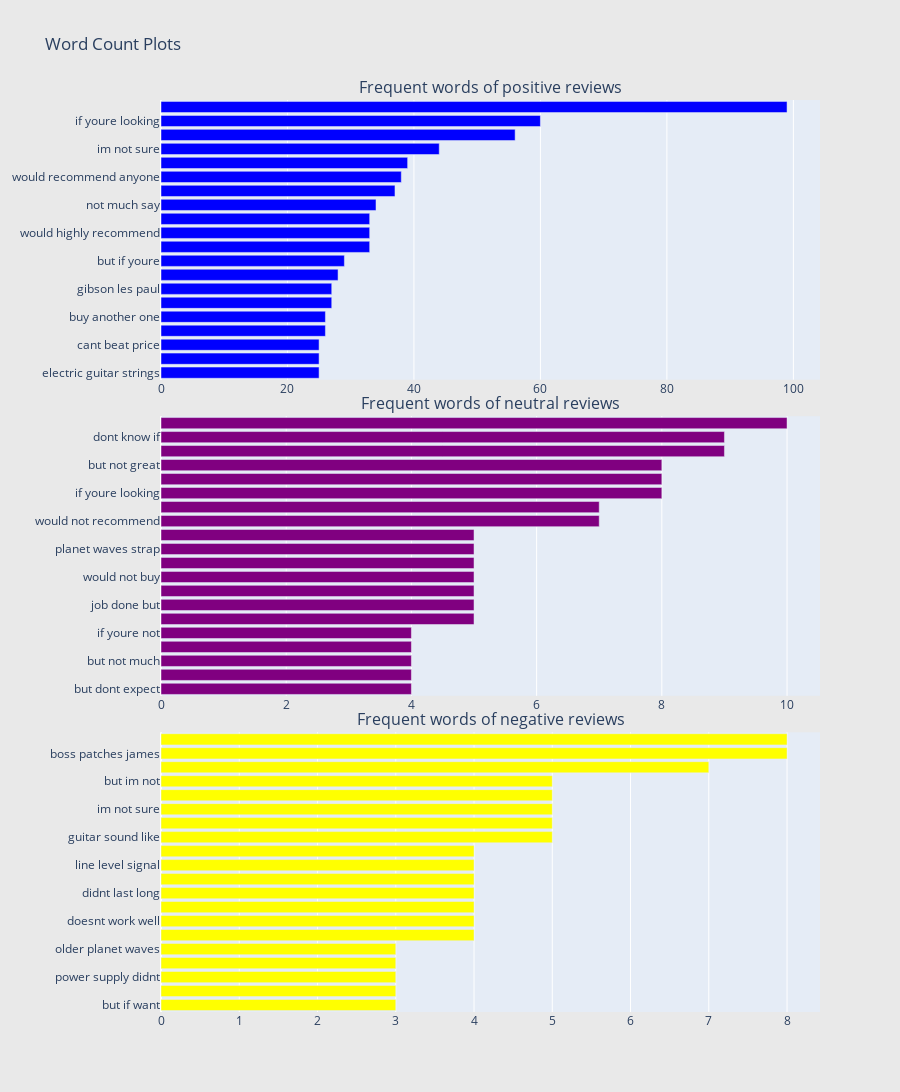

Notebook code for this chart:
### Code cell
# Creating two subplots
fig = tools.make_subplots(rows=3, cols=1, vertical_spacing = 0.04,
                          subplot_titles=["Frequent words of positive reviews", "Frequent words of neutral reviews",
                                          "Frequent words of negative reviews"])
fig.append_trace(trace0, 1, 1)
fig.append_trace(trace1, 2, 1)
fig.append_trace(trace2, 3, 1)
fig['layout'].update(height=1200, width=900, paper_bgcolor='rgb(233,233,233)', title="Word Count Plots")
iplot(fig, filename='word-plots')

### Figure 1 — Plotly figure (JSON) as saved in the notebook; plotly's stock layout.template omitted (floating-point values rounded to 4 significant figures)
{"data": [{"marker": {"color": "blue"}, "orientation": "h", "showlegend": false, "type": "bar", "x": [25, 25, 25, 26, 26, 27, 27, 28, 29, 33, 33, 33, 34, 37, 38, 39, 44, 56, 60, 99], "xaxis": "x", "y": ["electric guitar strings", "solid state amp", "cant beat price", "local music store", "buy another one", "not sure if", "gibson les paul", "dont know if", "but if youre", "ive ever used", "would highly recommend", "ernie ball strings", "not much say", "gets job done", "would recommend anyone", "built like tank", "im not sure", "last long time", "if youre looking", "cant go wrong"], "yaxis": "y"}, {"marker": {"color": "purple"}, "orientation": "h", "showlegend": false, "type": "bar", "x": [4, 4, 4, 4, 4, 5, 5, 5, 5, 5, 5, 5, 7, 7, 8, 8, 8, 9, 9, 10], "xaxis": "x2", "y": ["but dont expect", "not big deal", "but not much", "not work well", "if youre not", "les paul guitars", "job done but", "ok but not", "would not buy", "get job done", "planet waves strap", "planet waves capo", "would not recommend", "if youre using", "if youre looking", "gets job done", "but not great", "im not sure", "dont know if", "not sure if"], "yaxis": "y2"}, {"marker": {"color": "yellow"}, "orientation": "h", "showlegend": false, "type": "bar", "x": [3, 3, 3, 3, 3, 4, 4, 4, 4, 4, 4, 4, 5, 5, 5, 5, 5, 7, 8, 8], "xaxis": "x3", "y": ["but if want", "lab power supply", "power supply didnt", "pod hd desktop", "older planet waves", "install boss patches", "doesnt work well", "dont know if", "didnt last long", "if want use", "line level signal", "pitch correction function", "guitar sound like", "patches james limborg", "im not sure", "low e string", "but im not", "ive ever used", "boss patches james", "would not recommend"], "yaxis": "y3"}], "layout": {"annotations": [{"font": {"size": 16}, "showarrow": false, "text": "Frequent words of positive reviews", "x": 0.5, "xanchor": "center", "xref": "paper", "y": 1, "yanchor": "bottom", "yref": "paper"}, {"font": {"size": 16}, "showarrow": false, "text": "Frequent words of neutral reviews", "x": 0.5, "xanchor": "center", "xref": "paper", "y": 0.6533, "yanchor": "bottom", "yref": "paper"}, {"font": {"size": 16}, "showarrow": false, "text": "Frequent words of negative reviews", "x": 0.5, "xanchor": "center", "xref": "paper", "y": 0.3067, "yanchor": "bottom", "yref": "paper"}], "height": 1200, "paper_bgcolor": "rgb(233,233,233)", "title": {"text": "Word Count Plots"}, "width": 900, "xaxis": {"anchor": "y", "domain": [0, 1]}, "xaxis2": {"anchor": "y2", "domain": [0, 1]}, "xaxis3": {"anchor": "y3", "domain": [0, 1]}, "yaxis": {"anchor": "x", "domain": [0.6933, 1]}, "yaxis2": {"anchor": "x2", "domain": [0.3467, 0.6533]}, "yaxis3": {"anchor": "x3", "domain": [0, 0.3067]}}}
